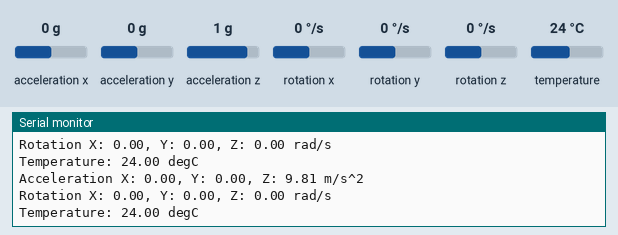
Bench run of a sketch on a simulated Arduino Leonardo, built with avr-gcc and run on an emulated ATmega32U4. Parts: the last lines printed to the serial monitor. Inputs (shaded band) come from the test bench; at power-on: acceleration x 0 g, acceleration y 0 g, acceleration z 1 g, rotation x 0 °/s, rotation y 0 °/s, rotation z 0 °/s, temperature 24 °C.

Above: at 1.3 s.
1.4 s: acceleration x set to -1.4 g
At 2.1 s:
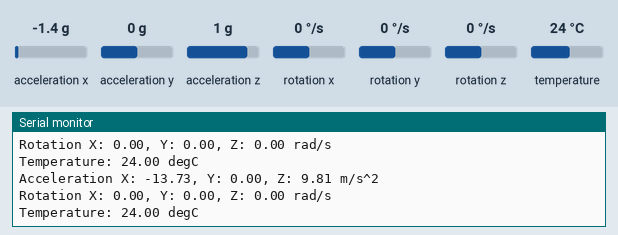
2.9 s: acceleration y set to -1.4 g
At 3.6 s:
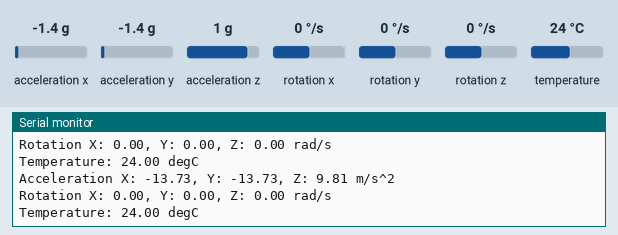
4.4 s: acceleration z set to -1.4 g
At 5.1 s:
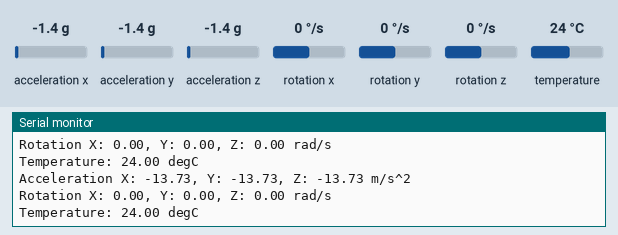
5.9 s: rotation x set to -192 °/s
At 6.6 s:
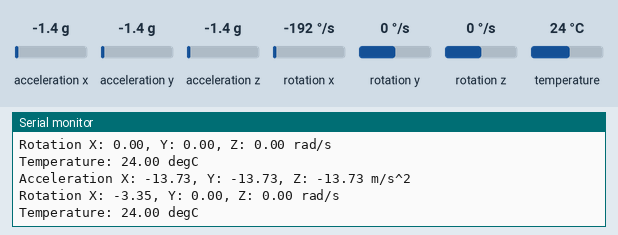
7.4 s: rotation y set to -192 °/s
At 8.1 s:
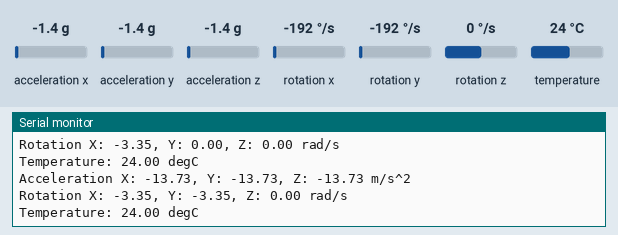

The sketch:

MPU6050_readingESP.ino
```cpp
#include <Adafruit_MPU6050.h>
#include <Adafruit_Sensor.h>
#include <Wire.h>

Adafruit_MPU6050 mpu;

void setup(void) {
  Serial.begin(115200);
  while (!Serial)
    delay(10); // will pause Zero, Leonardo, etc until serial console opens

  Serial.println("Adafruit MPU6050 test!");

  // Try to initialize!
  if (!mpu.begin()) {
    Serial.println("Failed to find MPU6050 chip");
    while (1) {
      delay(10);
    }
  }
  Serial.println("MPU6050 Found!");

  mpu.setAccelerometerRange(MPU6050_RANGE_8_G);
  Serial.print("Accelerometer range set to: ");
  switch (mpu.getAccelerometerRange()) {
  case MPU6050_RANGE_2_G:
    Serial.println("+-2G");
    break;
  case MPU6050_RANGE_4_G:
    Serial.println("+-4G");
    break;
  case MPU6050_RANGE_8_G:
    Serial.println("+-8G");
    break;
  case MPU6050_RANGE_16_G:
    Serial.println("+-16G");
    break;
  }
mpu.setGyroRange(MPU6050_RANGE_500_DEG);
  Serial.print("Gyro range set to: ");
  switch (mpu.getGyroRange()) {
  case MPU6050_RANGE_250_DEG:
    Serial.println("+- 250 deg/s");
    break;
  case MPU6050_RANGE_500_DEG:
    Serial.println("+- 500 deg/s");
    break;
  case MPU6050_RANGE_1000_DEG:
    Serial.println("+- 1000 deg/s");
    break;
  case MPU6050_RANGE_2000_DEG:
    Serial.println("+- 2000 deg/s");
    break;
  }
mpu.setFilterBandwidth(MPU6050_BAND_5_HZ);
  Serial.print("Filter bandwidth set to: ");
  switch (mpu.getFilterBandwidth()) {
  case MPU6050_BAND_260_HZ:
    Serial.println("260 Hz");
    break;
  case MPU6050_BAND_184_HZ:
    Serial.println("184 Hz");
    break;
  case MPU6050_BAND_94_HZ:
    Serial.println("94 Hz");
    break;
  case MPU6050_BAND_44_HZ:
    Serial.println("44 Hz");
    break;
  case MPU6050_BAND_21_HZ:
    Serial.println("21 Hz");
    break;
  case MPU6050_BAND_10_HZ:
    Serial.println("10 Hz");
    break;
   case MPU6050_BAND_5_HZ:
    Serial.println("5 Hz");
    break;
  }

  Serial.println("");
  delay(100);
}
void loop() {
  /* Get new sensor events with the readings */
  sensors_event_t a, g, temp;
  mpu.getEvent(&a, &g, &temp);

  /* Print out the values */
  Serial.print("Acceleration X: ");
  Serial.print(a.acceleration.x);
  Serial.print(", Y: ");
  Serial.print(a.acceleration.y);
  Serial.print(", Z: ");
  Serial.print(a.acceleration.z);
  Serial.println(" m/s^2");

  Serial.print("Rotation X: ");
  Serial.print(g.gyro.x);
  Serial.print(", Y: ");
  Serial.print(g.gyro.y);
  Serial.print(", Z: ");
  Serial.print(g.gyro.z);
  Serial.println(" rad/s");

  Serial.print("Temperature: ");
  Serial.print(temp.temperature);
  Serial.println(" degC");

  Serial.println("");
  delay(500);
}
```

reading.cpp
```cpp
#include "reading.h"

#include <cmath>

ReadingType readingDist(const SensorReading &a, const SensorReading &b) {
  ReadingType pinky = a.pinky - b.pinky;
  ReadingType ring = a.ring - b.ring;
  ReadingType middle = a.middle - b.middle;
  ReadingType index = a.index - b.index;
  ReadingType thumb = a.thumb - b.thumb;

  return (ReadingType)std::sqrt(pinky * pinky + ring * ring + middle * middle +
                                index * index + thumb * thumb);
}

void SensorReading::copy(const SensorReading &other) {
  this->pinky = other.pinky;
  this->ring = other.ring;
  this->middle = other.middle;
  this->index = other.index;
  this->thumb = other.thumb;
}

void SensorReading::operator-=(const SensorReading &other) {
  this->index -= other.index;
  this->pinky -= other.pinky;
  this->middle -= other.middle;
  this->ring -= other.ring;
  this->thumb -= other.thumb;
}

void replaceByLargest(SensorReading &to, const SensorReading &from) {
  to.index = from.index > to.index ? from.index : to.index;
  to.middle = from.middle > to.middle ? from.middle : to.middle;
  to.ring = from.ring > to.ring ? from.ring : to.ring;
  to.pinky = from.pinky > to.pinky ? from.pinky : to.pinky;
  to.thumb = from.thumb > to.thumb ? from.thumb : to.thumb;
}
void replaceBySmallest(SensorReading &to, const SensorReading &from) {
  to.index = from.index < to.index ? from.index : to.index;
  to.middle = from.middle < to.middle ? from.middle : to.middle;
  to.ring = from.ring < to.ring ? from.ring : to.ring;
  to.pinky = from.pinky < to.pinky ? from.pinky : to.pinky;
  to.thumb = from.thumb < to.thumb ? from.thumb : to.thumb;
}
```

reading.h
```cpp
#ifndef SENSOR_READING
#define SENSOR_READING

typedef int ReadingType;

struct SensorReading {
  ReadingType thumb;
  ReadingType index;
  ReadingType middle;
  ReadingType ring;
  ReadingType pinky;

public:
  void copy(const SensorReading &other);
  void operator-=(const SensorReading &other);
};

ReadingType readingDist(const SensorReading &a, const SensorReading &b);
void replaceByLargest(SensorReading &to, const SensorReading &from);
void replaceBySmallest(SensorReading &to, const SensorReading &from);

#endif
```

Measured:
- after the input at 1.4 s, the serial monitor: prints a new line after 0.24 s (image 1)
- after the input at 2.9 s, the serial monitor: prints a new line after 0.26 s (image 2)
- after the input at 4.4 s, the serial monitor: prints a new line after 0.28 s (image 3)
- after the input at 5.9 s, the serial monitor: prints a new line after 0.31 s (image 4)
- after the input at 7.4 s, the serial monitor: prints a new line after 0.33 s (image 5)
